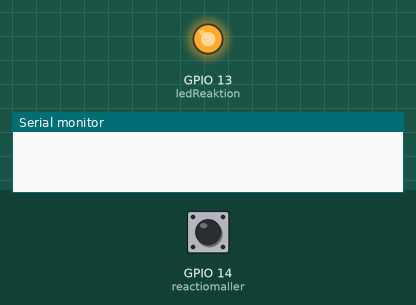
Bench run of a sketch on a simulated ESP32. On the bench: output pins drawn as LEDs (lit = HIGH), the last lines printed to the serial monitor. The test bench sets the inputs (shaded band); at power-on: GPIO 14 (reactiomaller) HIGH. Random numbers use the default seed unless the sketch sets one.

Above: at 2.6 s.
2.7 s: GPIO 14 (reactiomaller) pulled LOW for 0.15 s
At 3.2 s:
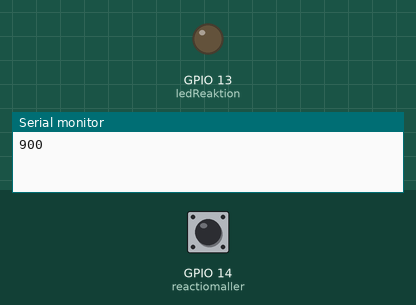
4.3 s: GPIO 14 (reactiomaller) pulled LOW for 3.2 s
At 9.0 s:
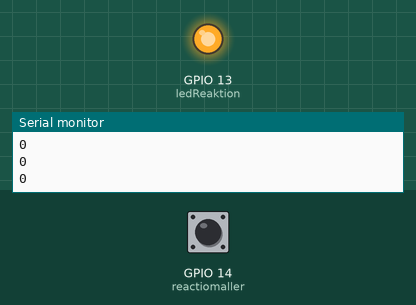
9.3 s: GPIO 14 (reactiomaller) pulled LOW for 1 s
At 10.6 s:
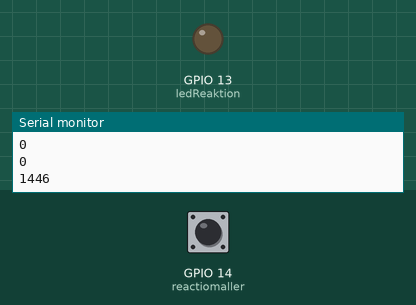
Timing chart, 0 to 12.8 s (numbered marks = the images above; inputs shaded):
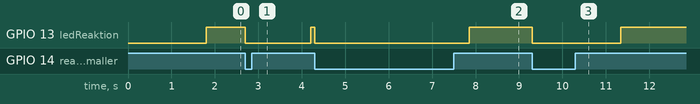

The sketch:

ActionTime_2.ino
```cpp
//pin brukt i esp32s
//Board: her brukt esp32 Dev Module
const int reactiomaller{14};
const int ledReaktion {13};

// verdier trengt for å gjør ting.
int randomTime{0};
int startTime {0};
int endTime{0};
int ActionTime{0};
int minWaitingTime {400};
int maxWaitingTime {2601};

void setup() {
  // Serial Monitor; 115200
  Serial.begin(115200);

  //Forteller koden hva pinsene skal gjøre
  pinMode(reactiomaller, INPUT_PULLUP);
  pinMode(ledReaktion, OUTPUT);
}

void loop() {
   randomTime = random(minWaitingTime, maxWaitingTime);
   delay(randomTime);
   digitalWrite(ledReaktion, HIGH);
   startTime = millis();

// så lenge knappen ikke er trykket, så går koden forbi while funksjonen her som ikke gjøre noe.
   while(digitalRead(reactiomaller)!=LOW){
    // skal være tom.
    }

  endTime = millis();// måler når man har klikket inn.
  digitalWrite(ledReaktion, LOW);
  ActionTime = endTime - startTime;
  Serial.println(ActionTime);
}
```

Measured:
- after the input at 2.7 s, GPIO 13 (ledReaktion): HIGH → LOW at once, → HIGH 1.5 s later
- after the input at 4.3 s, GPIO 13 (ledReaktion): HIGH → LOW at once, → HIGH 3.6 s later
- after the input at 9.3 s, GPIO 13 (ledReaktion): HIGH → LOW at once, → HIGH 2.0 s later
